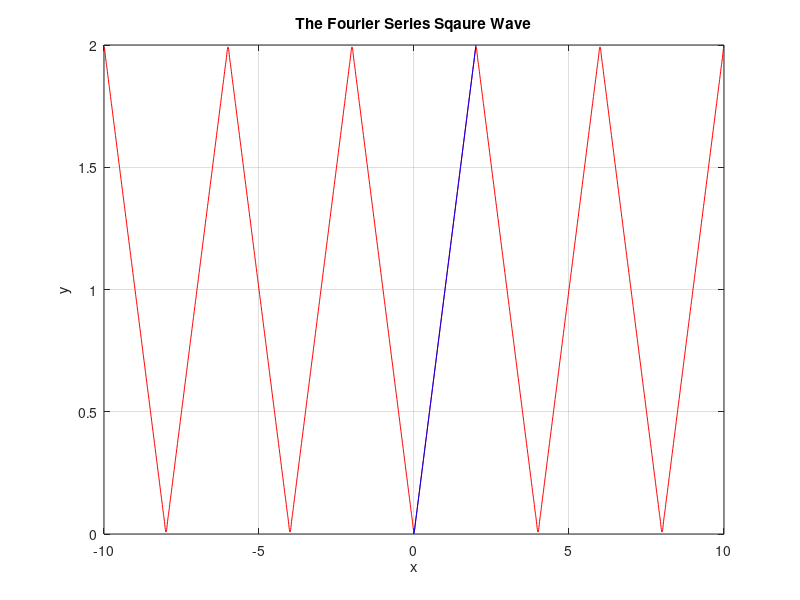

Here is the MATLAB script that generated this plot:
%% ME 3001 - Mechanical Engineeing Analysis
%
% Tristan Hill - 7/28/2014 - modified from Dr. Han
%
% Fourier Series Half Range Expansions
%% 

clear all
close all
clc

x_hr=0:0.1:2;
f_hr=x_hr;

x=-10:0.01:10;%create a range of x values


%calculate the Sigma Series part of the function

sum=1;
N=50
for n=1:N
    
    
    sum=sum+4/pi^2*((-1)^n-1)/n^2*cos(n*pi*x/2);
      
end

% sum=sum; %multiply by constant part of bn

figure(1)    % show the result alone
plot(x,sum,'r');hold on
plot(x_hr,f_hr,'b')
title('The Fourier Series Sqaure Wave')
xlabel('x')
ylabel('y')
% axis([])
grid on

% sum=0;
% for i=1:n
%     
%     single=((-1)^i-1)/i^2*cos(i*pi*x/2);
%     sum=sum+single; %sum the series as you go 
%     
% end
% 
% sum=1+8/pi^2*sum; %add a0 and multiply by constant bn
% 
% figure(2)    % show the result alone
% plot(x,sum,'r')
% axis equal
% title('The Fourier Series Sqaure Wave')
% xlabel('x')
% ylabel('y')
% grid on
